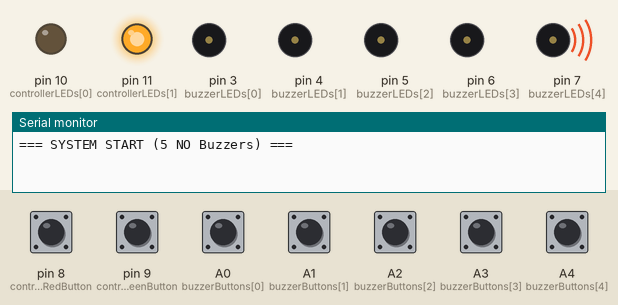
Recording of a sketch running on a simulated Arduino Uno, built with avr-gcc and run on an emulated ATmega328P. Parts: output pins drawn as LEDs (lit = HIGH), buzzer (waves = sounding, pin HIGH), the last lines printed to the serial monitor. Inputs (shaded band) come from the test bench; at power-on: A0 (buzzerButtons[0]), A1 (buzzerButtons[1]), A2 (buzzerButtons[2]), A3 (buzzerButtons[3]), A4 (buzzerButtons[4]), pin 8 (controllerRedButton), pin 9 (controllerGreenButton) HIGH.

Above: at 7.6 s.
9.9 s: pin 9 (controllerGreenButton) pulled LOW for 3 s
At 13.7 s:
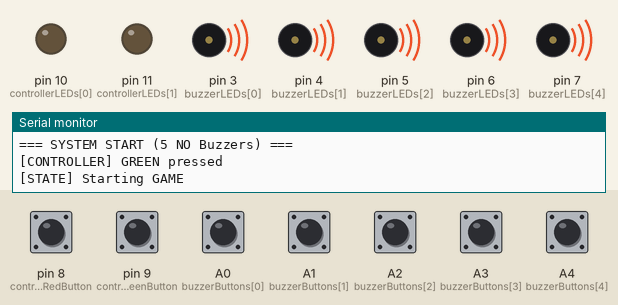
14.4 s: A0 (buzzerButtons[0]) pulled LOW for 3 s
At 15.6 s:
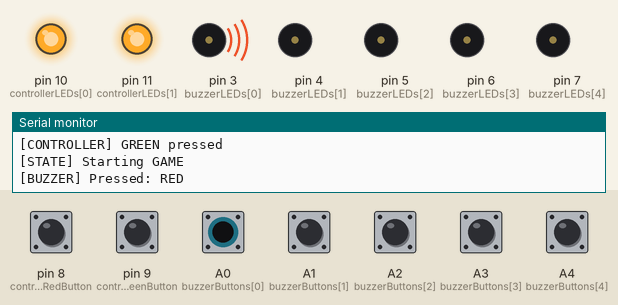
18.9 s: pin 8 (controllerRedButton) pulled LOW for 3 s
At 23.0 s:
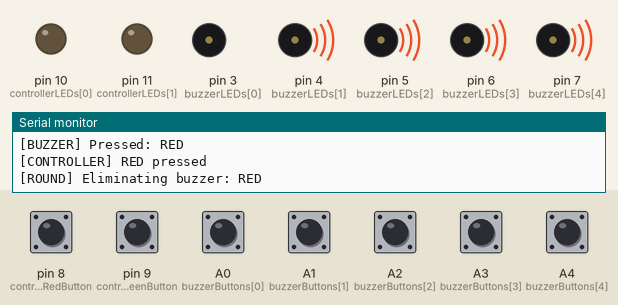
23.4 s: A1 (buzzerButtons[1]) pulled LOW for 3 s
At 24.8 s:
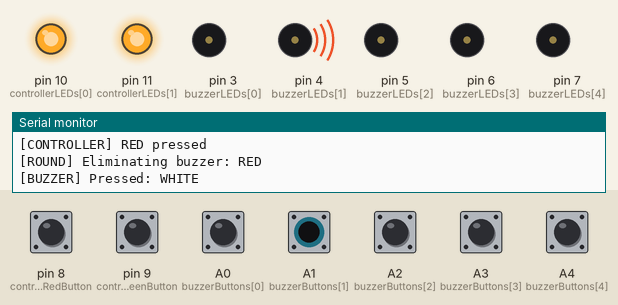
27.9 s: pin 8 (controllerRedButton) pulled LOW for 3 s
At 32.1 s:
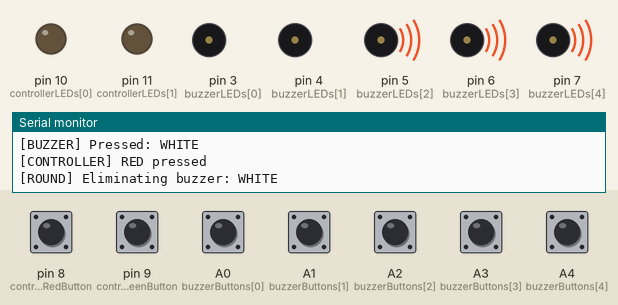
32.4 s: A2 (buzzerButtons[2]) pulled LOW for 3 s
At 32.9 s:
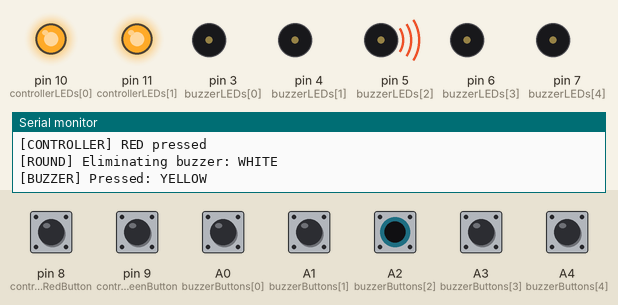
Timing chart, 0 to 35.4 s (numbered marks = the images above; inputs shaded):
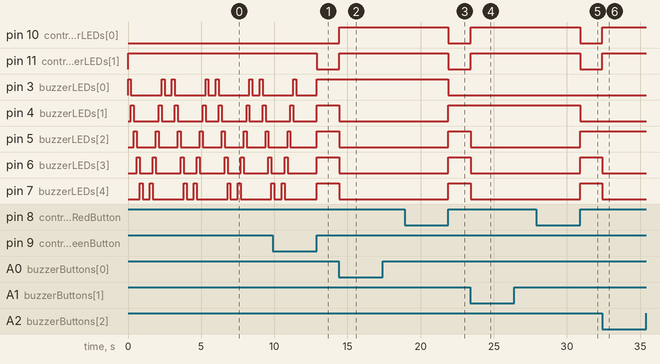

Measured:
- after the input at 9.9 s, pin 11 (controllerLEDs[1]): HIGH → LOW after 3.0 s
- after the input at 14.4 s, pin 10 (controllerLEDs[0]), pin 11 (controllerLEDs[1]): LOW → HIGH at once; pin 4 (buzzerLEDs[1]), pin 5 (buzzerLEDs[2]), pin 6 (buzzerLEDs[3]), pin 7 (buzzerLEDs[4]): HIGH → LOW at once
- after the input at 18.9 s, pin 10 (controllerLEDs[0]), pin 11 (controllerLEDs[1]), pin 3 (buzzerLEDs[0]): HIGH → LOW after 3.0 s; pin 4 (buzzerLEDs[1]), pin 5 (buzzerLEDs[2]), pin 6 (buzzerLEDs[3]), pin 7 (buzzerLEDs[4]): LOW → HIGH after 3.0 s
- after the input at 23.4 s, pin 10 (controllerLEDs[0]), pin 11 (controllerLEDs[1]): LOW → HIGH at once; pin 5 (buzzerLEDs[2]), pin 6 (buzzerLEDs[3]), pin 7 (buzzerLEDs[4]): HIGH → LOW at once
- after the input at 27.9 s, pin 10 (controllerLEDs[0]), pin 11 (controllerLEDs[1]), pin 4 (buzzerLEDs[1]): HIGH → LOW after 3.0 s; pin 5 (buzzerLEDs[2]), pin 6 (buzzerLEDs[3]), pin 7 (buzzerLEDs[4]): LOW → HIGH after 3.0 s
- after the input at 32.4 s, pin 10 (controllerLEDs[0]), pin 11 (controllerLEDs[1]): LOW → HIGH at once; pin 6 (buzzerLEDs[3]), pin 7 (buzzerLEDs[4]): HIGH → LOW at once
- by itself, pin 3 (buzzerLEDs[0]): repeats every 3.0 s: LOW 2.1 s, HIGH 0.20 s, LOW 0.50 s, HIGH 0.20 s
- by itself, pin 4 (buzzerLEDs[1]): repeats every 3.0 s: LOW 1.7 s, HIGH 0.20 s, LOW 0.90 s, HIGH 0.20 s

The sketch:

buzzer.ino
```cpp
// --- LED pins ---
const int buzzerLEDs[] = {3,4,5,6,7};  // red, white, yellow, blue, green
const int controllerLEDs[] = {10,11};  // 0=RED, 1=GREEN

// --- Button pins ---
const int buzzerButtons[] = {A0,A1,A2,A3,A4};  // red, white, yellow, blue, green
const int controllerRedButton = 8;
const int controllerGreenButton = 9;

// --- Timing ---
const int sweepDelay = 200;
const int waitBeforeReverse = 500;
const int debounceDelay = 20;

// --- State ---
enum State {IDLE, GAME, LOCKED};
State currentState = IDLE;

// --- Variables ---
bool buzzerEliminated[5] = {false,false,false,false,false};
bool buzzerActive = false;
int lastPressedBuzzer = -1;
bool gameActive = false; // buzzers kan bara tryckas när spelet är aktivt
bool buzzerLocked[5] = {false,false,false,false,false}; // lås tills knapp släpps

const char* buzzerNames[] = {"RED","WHITE","YELLOW","BLUE","GREEN"};

void setup() {
  Serial.begin(9600);
  Serial.println("=== SYSTEM START (5 NO Buzzers) ===");

  // LED-pinnar
  for(int i=0;i<5;i++){
    pinMode(buzzerLEDs[i], OUTPUT);
    digitalWrite(buzzerLEDs[i], LOW);
  }

  // Controller LED
  for(int i=0;i<2;i++){
    pinMode(controllerLEDs[i], OUTPUT);
    digitalWrite(controllerLEDs[i], LOW);
  }

  // Buzzerknappar (NO)
  for(int i=0;i<5;i++){
    pinMode(buzzerButtons[i], INPUT_PULLUP);
  }

  // Controllerknappar (NO)
  pinMode(controllerRedButton, INPUT_PULLUP);
  pinMode(controllerGreenButton, INPUT_PULLUP);
}

void loop() {
  updateControllerLED();

  switch(currentState){
    case IDLE:
      idleMode();
      break;
    case GAME:
      gameMode();
      break;
    case LOCKED:
      break;
  }

  // --- Controller GREEN ---
  if(digitalRead(controllerGreenButton) == LOW){
    delay(debounceDelay);
    while(digitalRead(controllerGreenButton)==LOW);
    Serial.println("[CONTROLLER] GREEN pressed");

    if(currentState == GAME || currentState == LOCKED){
      Serial.println("[STATE] Returning to IDLE");
      resetBuzzers();
      currentState = IDLE;
    } else if(currentState == IDLE){
      Serial.println("[STATE] Starting GAME");
      currentState = GAME;
      lightAllActiveBuzzers();
      gameActive = true;

      // Lås alla buzzers som redan är nedtryckta (ska släppas först)
      for(int i=0;i<5;i++){
        buzzerLocked[i] = (digitalRead(buzzerButtons[i])==LOW);
      }
    }
  }

  // --- Controller RED ---
  if(digitalRead(controllerRedButton) == LOW){
    delay(debounceDelay);
    while(digitalRead(controllerRedButton)==LOW);
    Serial.println("[CONTROLLER] RED pressed");

    if(currentState == LOCKED && lastPressedBuzzer != -1){
      Serial.print("[ROUND] Eliminating buzzer: ");
      Serial.println(buzzerNames[lastPressedBuzzer]);

      buzzerEliminated[lastPressedBuzzer] = true;
      digitalWrite(buzzerLEDs[lastPressedBuzzer], LOW);
      lastPressedBuzzer = -1;

      // Tänd alla kvarvarande buzzers igen
      lightAllActiveBuzzers();
      currentState = GAME;

      // Lås alla buzzers tills knapparna släpps
      for(int i=0;i<5;i++){
        buzzerLocked[i] = true;
      }
    }
  }
}

// --- IDLE Mode ---
void idleMode(){
  if(buzzerActive) return;

  // Enkel animation i idle
  for(int i=0;i<5;i++){
    if(!buzzerEliminated[i]) digitalWrite(buzzerLEDs[i], HIGH);
    delay(sweepDelay);
    if(!buzzerEliminated[i]) digitalWrite(buzzerLEDs[i], LOW);
  }
  delay(waitBeforeReverse);
  for(int i=4;i>=0;i--){
    if(!buzzerEliminated[i]) digitalWrite(buzzerLEDs[i], HIGH);
    delay(sweepDelay);
    if(!buzzerEliminated[i]) digitalWrite(buzzerLEDs[i], LOW);
  }
  delay(waitBeforeReverse);

  checkBuzzerPress();
}

// --- GAME Mode ---
void gameMode(){
  checkBuzzerPress();
}

// --- Check buzzer presses ---
void checkBuzzerPress(){
  if(!gameActive) return; // ignorera tryck innan spelet startar

  for(int i=0;i<5;i++){
    if(buzzerEliminated[i]) continue;

    // Ignorera knapp om den fortfarande är låst
    if(buzzerLocked[i]){
      if(digitalRead(buzzerButtons[i])==HIGH){
        buzzerLocked[i] = false; // knapp återställd
      }
      continue;
    }

    if(digitalRead(buzzerButtons[i])==LOW){ // NO: tryckt = LOW
      delay(debounceDelay);
      if(digitalRead(buzzerButtons[i])==LOW){
        Serial.print("[BUZZER] Pressed: ");
        Serial.println(buzzerNames[i]);

        // Släck alla andra
        for(int j=0;j<5;j++){
          if(j != i && !buzzerEliminated[j]) digitalWrite(buzzerLEDs[j], LOW);
        }

        digitalWrite(buzzerLEDs[i], HIGH);
        buzzerActive = true;
        lastPressedBuzzer = i;
        currentState = LOCKED;

        // 🔴🟢 controller LED när någon svarar
        digitalWrite(controllerLEDs[0], HIGH);
        digitalWrite(controllerLEDs[1], HIGH);
        return;
      }
    }
  }
}

// --- Controller LED logik ---
void updateControllerLED(){
  if(currentState == IDLE){
    digitalWrite(controllerLEDs[1], HIGH); // Grön konstant
    digitalWrite(controllerLEDs[0], LOW);  // Röd av
  }
  else if(currentState == GAME && !buzzerActive){
    // båda släckta innan någon tryckt
    digitalWrite(controllerLEDs[0], LOW);
    digitalWrite(controllerLEDs[1], LOW);
  }
}

// --- Helper functions ---
void lightAllActiveBuzzers(){
  for(int i=0;i<5;i++){
    digitalWrite(buzzerLEDs[i], buzzerEliminated[i] ? LOW : HIGH);
  }
  buzzerActive = false;
}

void resetBuzzers(){
  for(int i=0;i<5;i++){
    buzzerEliminated[i] = false;
    buzzerLocked[i] = false;
    digitalWrite(buzzerLEDs[i], LOW);
  }
  buzzerActive = false;
  lastPressedBuzzer = -1;
  gameActive = false; // ingen tryckning i IDLE
  digitalWrite(controllerLEDs[0], LOW);
  digitalWrite(controllerLEDs[1], HIGH); // grön konstant i IDLE
  Serial.println("[STATE] Reset to IDLE");
}
```
